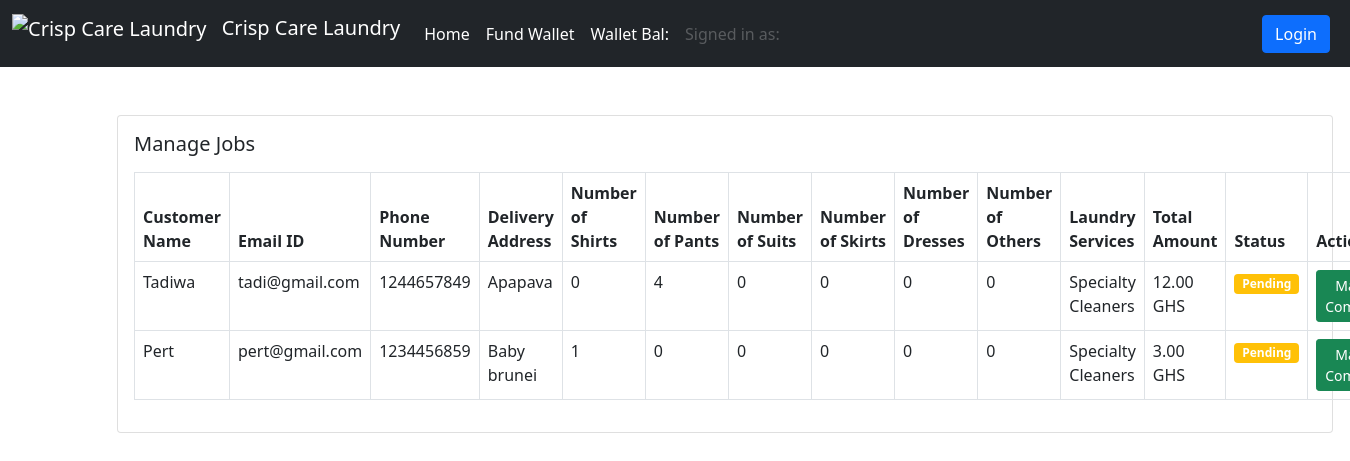
Screenshot of /completed-payment/ with the database file from the repository.
### laundry/models.py (models this page shows, shortened)
class Checkout(models.Model):
        cart = models.ForeignKey(Cart, on_delete=models.CASCADE)
        full_name = models.CharField(max_length=100)
        email_id = models.EmailField(max_length=100)
        delivery_address = models.CharField(max_length=255)
        phone_number = models.CharField(max_length=20)
        payment_method = models.CharField(max_length=20)
        timestamp = models.DateTimeField(auto_now_add=True)

class Cart(models.Model):
    num_shirts = models.IntegerField(default=0)
    num_pants = models.IntegerField(default=0)
    num_suits = models.IntegerField(default=0)
    num_skirts = models.IntegerField(default=0)
    num_dresses = models.IntegerField(default=0)
    num_others = models.IntegerField(default=0)
    special_requests = models.TextField(blank=True, null=True)
    pickup_date = models.DateField(default=timezone.now)
    total_amount = models.DecimalField(max_digits=10, decimal_places=2, default=0)
    is_verified = models.BooleanField(default=False)

class ServiceCart(models.Model):
        cart = models.ForeignKey(Cart, on_delete=models.CASCADE)
        service = models.ForeignKey(Service, on_delete=models.CASCADE)
        user = models.ForeignKey(User, on_delete=models.CASCADE)

class Service(models.Model):
    user = models.ForeignKey(User, on_delete=models.CASCADE)
    name = models.CharField(max_length=100)
    price = models.PositiveIntegerField()

### laundry/views.py (the view)
# urls.py: path('completed-payment/', views.completed_payment, name='completed-payment'),
def completed_payment(request):
    obj = Checkout.objects.filter(cart__is_verified=True)
    context = {'obj':obj}
    return render(request, 'laundrySys/completed_payment.html', context)

### templates/laundrySys/completed_payment.html
{% extends 'base.html' %}
{% block content %}
<div>
    <div class="card mx-auto" style="width: 76rem;">
        <div class="card-body">
            <h5 class="card-title mb-3">Manage Jobs</h5>
            <table class="table table-bordered">
                <thead>
                    <tr>
                        <th scope="col">Customer Name</th>
                        <th scope="col">Email ID</th>
                        <th scope="col">Phone Number</th>
                        <th scope="col">Delivery Address</th>
                        <th scope="col">Number of Shirts</th>
                        <th scope="col">Number of Pants</th>
                        <th scope="col">Number of Suits</th>
                        <th scope="col">Number of Skirts</th>
                        <th scope="col">Number of Dresses</th>
                        <th scope="col">Number of Others</th>
                        <th scope="col">Laundry Services</th>
                        <th scope="col">Total Amount</th>
                        <th scope="col">Status</th>
                        <th scope="col">Action</th>
                    </tr>
                </thead>
                <tbody>
                    {% for o in obj %}
                    <tr>
                        <td>{{ o.full_name }}</td>
                        <td>{{ o.email_id }}</td>
                        <td>{{ o.phone_number }}</td>
                        <td>{{ o.delivery_address }}</td>
                        <td>{{ o.cart.num_shirts }}</td>
                        <td>{{ o.cart.num_pants }}</td>
                        <td>{{ o.cart.num_suits }}</td>
                        <td>{{ o.cart.num_skirts }}</td>
                        <td>{{ o.cart.num_dresses }}</td>
                        <td>{{ o.cart.num_others }}</td>
                        <td>
                            {% for m in o.cart.servicecart_set.all %}
                            {{ m.service.name }}<br>
                            {% endfor %}
                        </td>
                        <td>{{ o.cart.total_amount }} GHS</td>
                        <td>
                            {% if o.status == 'Completed' %}
                            <span class="badge bg-success">Completed</span>
                            {% elif o.status == 'Delivered' %}
                                <span class="badge bg-primary">Delivered</span>
                            {% else %}
                                <span class="badge bg-warning">Pending</span>
                            {% endif %}
                        </td>
                        <td>
                            <a href="{% url 'mark_complete' o.id %}" class="btn btn-sm btn-success">Mark as Completed</a>
                        </td>
                    </tr>
                    {% endfor %}
                </tbody>
            </table>
        </div>
    </div>
</div>
{% endblock content %}

### templates/base.html (shortened to what this page needs)
<!DOCTYPE html>
<html lang="en">
    <head>
        {% load static %}
        <link href="https://cdn.jsdelivr.net/npm/bootstrap@5.0.2/dist/css/bootstrap.min.css" rel="stylesheet"
>
    </head>
    <body>
        <nav class="navbar navbar-expand-lg navbar-dark bg-dark">
            <div class="container-fluid">
                <a class="navbar-brand" href="#">
                    <img src="https://static.vecteezy.com/system/resources/previews/014/269/241/original/laundry-service-mascot-logo-washing-machine-mascot-logo-vector.jpg"
                    alt="Crisp Care Laundry" class="d-inline-block align-text-top" style="height: 40px; margin-right: 10px;">
                    Crisp Care Laundry</a>
                <div class="collapse navbar-collapse" id="navbarSupportedContent">
                    <ul class="navbar-nav me-auto mb-2 mb-lg-0">
                        <li class="nav-item">
                            <a class="nav-link active" aria-current="page" href="{% url 'home' %}">Home</a>
                        </li>
                        {% if not request.user.is_superuser %}
                        <li class="nav-item">
                            <a class="nav-link active" aria-current="page" href="{% url 'initiate-payment' %}">Fund Wallet</a>
                        </li>
                        <li class="nav-item">
                            <a class="nav-link active" aria-current="page" href="#">Wallet Bal: {{request.user.wallet.balance}}</a>
                        </li>
                        {% endif %}
                        <li class="nav-item">
                            <a class="nav-link disabled" href="#" tabindex="-1" aria-disabled="true">Signed in as: {{request.user.username}}</a>
                        </li>
                    </ul>
                    {% if request.user.is_authenticated %}
                    <a href="{% url 'logout' %}" class="btn btn-primary me-2">Logout</a>
                    {% else %}
                    <a href="{% url 'login' %}" class="btn btn-primary me-2">Login</a>
                    {% endif %}
                </div>
            </div>
        </nav>
        <div class="container mt-5">
            {% block content %}
            {% endblock content %}
        </div>
    </body>
</html>

### rows the page displays
Checkout: full_name "Tadiwa", email_id "tadi@gmail.com", phone_number "1244657849", delivery_address "Apapava", cart.num_shirts "0", cart.num_pants "4", cart.num_suits "0", cart.num_skirts "0", cart.num_dresses "0", cart.num_others "0", cart.total_amount "12.00"
ServiceCart: service.name "Specialty Cleaners"
Checkout: full_name "Pert", email_id "pert@gmail.com", phone_number "1234456859", delivery_address "Baby brunei", cart.num_shirts "1", cart.num_pants "0", cart.num_suits "0", cart.num_skirts "0", cart.num_dresses "0", cart.num_others "0", cart.total_amount "3.00"
ServiceCart: service.name "Specialty Cleaners"
